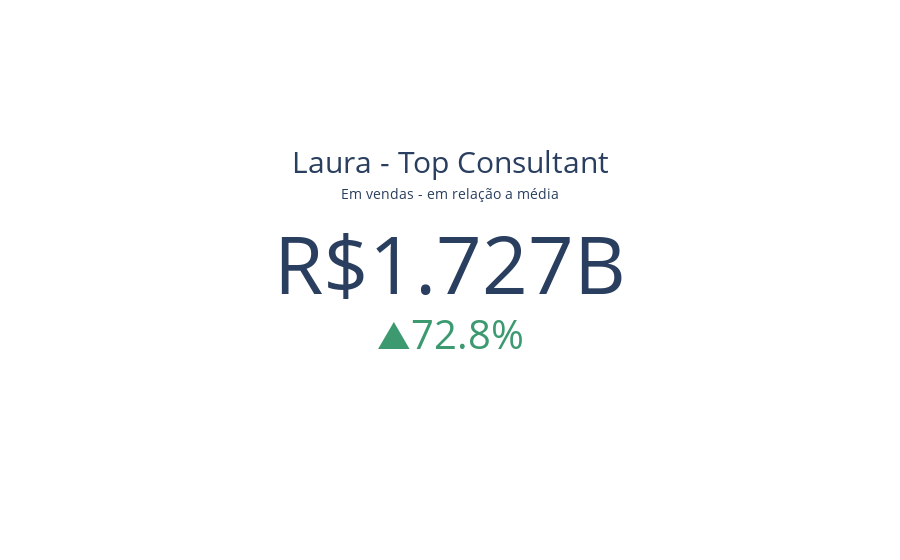

Here is the notebook cell this chart was saved with:
### Code cell
fig7 = go.Figure()
fig7.add_trace(go.Indicator(mode='number+delta',
        title = {"text": f"<span style='font-size:150%'>{df7['Consultor'].iloc[0]} - Top Consultant</span><br><span style='font-size:70%'>Em vendas - em relação a média</span><br>"},
        value = df7['Valor Pago'].iloc[0],
        number = {'prefix': "R$"},
        delta = {'relative': True, 'valueformat': '.1%', 'reference': df7['Valor Pago'].mean()}
))

### Figure 1 — Plotly figure (JSON) as saved in the notebook; plotly's stock layout.template omitted (floating-point values rounded to 4 significant figures)
{"data": [{"delta": {"reference": 999375000, "relative": true, "valueformat": ".1%"}, "mode": "number+delta", "number": {"prefix": "R$"}, "title": {"text": "<span style='font-size:150%'>Laura - Top Consultant</span><br><span style='font-size:70%'>Em vendas - em relação a média</span><br>"}, "type": "indicator", "value": 1727000000}], "layout": {"autosize": true}}
